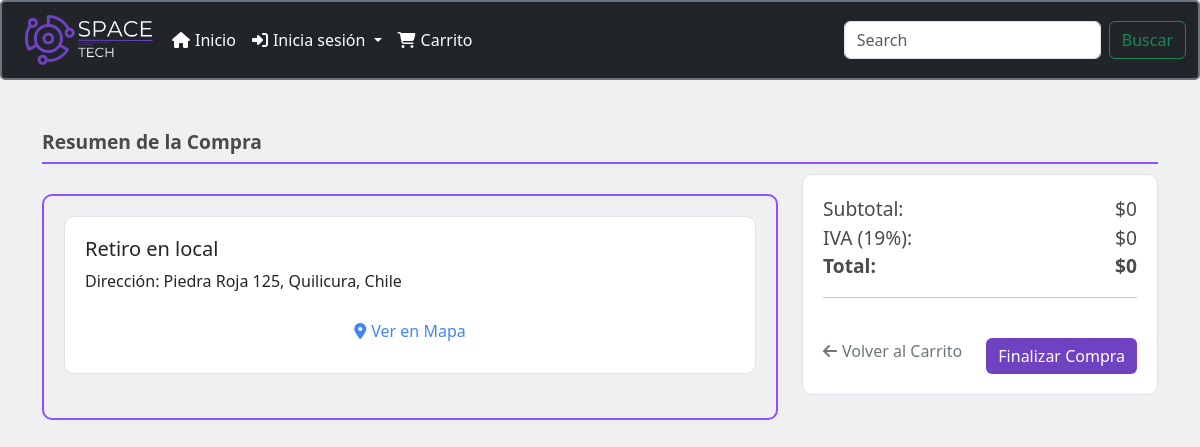
The app's page /checkout/ (signed in), older data.
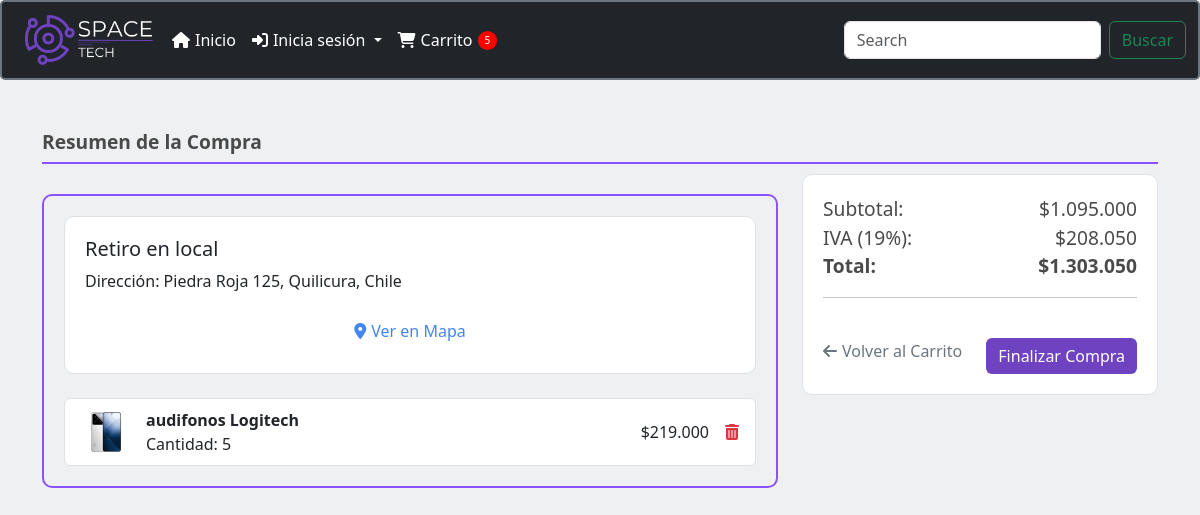
The same page, newer data.
### menu/models.py (models this page shows, shortened)
class CartItem(models.Model):
    cart = models.ForeignKey(Cart, on_delete=models.CASCADE)
    product = models.ForeignKey(Producto, on_delete=models.CASCADE)
    quantity = models.IntegerField(default=1)
    added_at = models.DateTimeField(default=timezone.now)

class Producto(models.Model):
    id_producto = models.AutoField(primary_key=True, editable=False)
    nombre_producto = models.CharField(max_length=100, verbose_name='Nombre del Producto')
    proveedor = models.ForeignKey(Proveedor, on_delete=models.CASCADE, verbose_name='Proveedor')
    stock_actual = models.IntegerField(verbose_name='Stock Actual', null=True, blank=True)
    stock_minimo = models.IntegerField(verbose_name='Stock Mínimo', null=True, blank=True)
    precio_costo = models.IntegerField(verbose_name='Precio de Costo')
    precio_venta = models.IntegerField(verbose_name='Precio de Venta', default=0)
    foto_producto = models.ImageField(upload_to='static/img/', verbose_name='Foto del Producto', null=True, blank=True)
    mostrar_en_home = models.BooleanField(default=False, verbose_name='Mostrar en Home')

### menu/views.py (the view, shortened to what this page needs)
# urls.py: path('checkout/', checkout, name='checkout'),
@login_required
def checkout(request):
    cart, created = Cart.objects.get_or_create(user=request.user)
    items = CartItem.objects.filter(cart=cart)
    subtotal = sum(item.product.precio_venta * item.quantity for item in items)
    iva = subtotal * 0.19  # Calcula el IVA del 19%
    total = subtotal + iva
    stock_error = None
    for item in items:
        if item.quantity > item.product.stock_actual:
            stock_error = f'No hay suficiente stock para {item.product.nombre_producto}. Quedan {item.product.stock_actual} unidades disponibles.'
            break
    return render(request, 'checkout.html', {
        'items': items,
        'subtotal': subtotal,
        'iva': iva,
        'total': total,
        'direccion_local': 'Av. Ejemplo 123, Ciudad, País'
    })

### menu/context_processors.py (called while the page is built)
def carrito_items_count(request):
    if request.user.is_authenticated:
        cart, created = Cart.objects.get_or_create(user=request.user)
        carrito_items_count = CartItem.objects.filter(cart=cart).aggregate(total_quantity=Sum('quantity'))['total_quantity'] or 0
    else:
        carrito_items_count = 0
    return {
        'carrito_items_count': carrito_items_count
    }

### menu/templatetags/custom_filters.py (called while the page is built)
@register.filter(name='format_price')
def format_price(value):
    return f"${value:,.0f}".replace(",", ".")

### menu/templates/checkout.html (shortened to what this page needs)
<!DOCTYPE html>
<html lang="en">
{% load static %}
{% load custom_filters %}
<head>
    <link href="https://cdnjs.cloudflare.com/ajax/libs/font-awesome/6.0.0-beta3/css/all.min.css" rel="stylesheet">
    <link href="https://cdn.jsdelivr.net/npm/bootstrap@5.3.3/dist/css/bootstrap.min.css" rel="stylesheet">
</head>
<body style="background-color: #eff0f1;">
    {% include "plantilla/menu.html" %}
    <div class="container mt-5">
        <div class="title-border">Resumen de la Compra</div>
        <div class="row">
            <div class="col-lg-8">
                <div class="border-purple">
                    <div class="summary-card mb-4">
                        <h5>Retiro en local</h5>
                        <p>Dirección: Piedra Roja 125, Quilicura, Chile</p>
                        <a href="#" id="show-map" class="link-maps">
                            <i class="fas fa-map-marker-alt"></i> Ver en Mapa
                        </a>
                    </div>
                    <ul class="list-group">
                        {% for item in items %}
                        <li class="list-group-item d-flex justify-content-between align-items-center">
                            <img src="{{ item.product.foto_producto.url }}" alt="{{ item.product.nombre_producto }}" class="product-img">
                            <div class="product-details">
                                <div class="product-name">{{ item.product.nombre_producto }}</div>
                                <div>Cantidad: {{ item.quantity }}</div>
                            </div>
                            <div class="d-flex align-items-center">
                                <span class="me-3">{{ item.product.precio_venta|format_price }}</span>
                                <a href="{% url 'remove_from_cart' item.id %}" class="text-danger">
                                    <i class="fas fa-trash-alt"></i>
                                </a>
                            </div>
                        </li>
                        {% endfor %}
                    </ul>
                </div>
            </div>
            <div class="col-lg-4">
                <div class="summary-card">
                    <div class="summary-item">
                        <span>Subtotal:</span>
                        <span>{{ subtotal|format_price }}</span>
                    </div>
                    <div class="summary-item">
                        <span>IVA (19%):</span>
                        <span>{{ iva|format_price }}</span>
                    </div>
                    <div class="total">
                        <span>Total:</span>
                        <span>{{ total|format_price }}</span>
                    </div>
                    <hr>
                    <div class="btn-container">
                        <a href="#" class="back-link" onclick="window.history.back()">
                            <i class="fas fa-arrow-left"></i> Volver al Carrito
                        </a>
                        <form method="post">
                            <button type="submit" class="btn btn-primary btn-comprar">Finalizar Compra</button>
                        </form>
                    </div>
                </div>
            </div>
        </div>
    </div>
</body>
</html>

Row changes from the older to the newer data that the page shows:
added CartItem: product.foto_producto (picture), product.nombre_producto "audifonos Logitech", quantity "5", product.precio_venta "$219.000"
Text that changed along with them:
{{ carrito_items_count }}: (not shown) → "5"
{{ subtotal|format_price }}: "$0" → "$1.095.000"
{{ iva|format_price }}: "$0" → "$208.050"
{{ total|format_price }}: "$0" → "$1.303.050"
